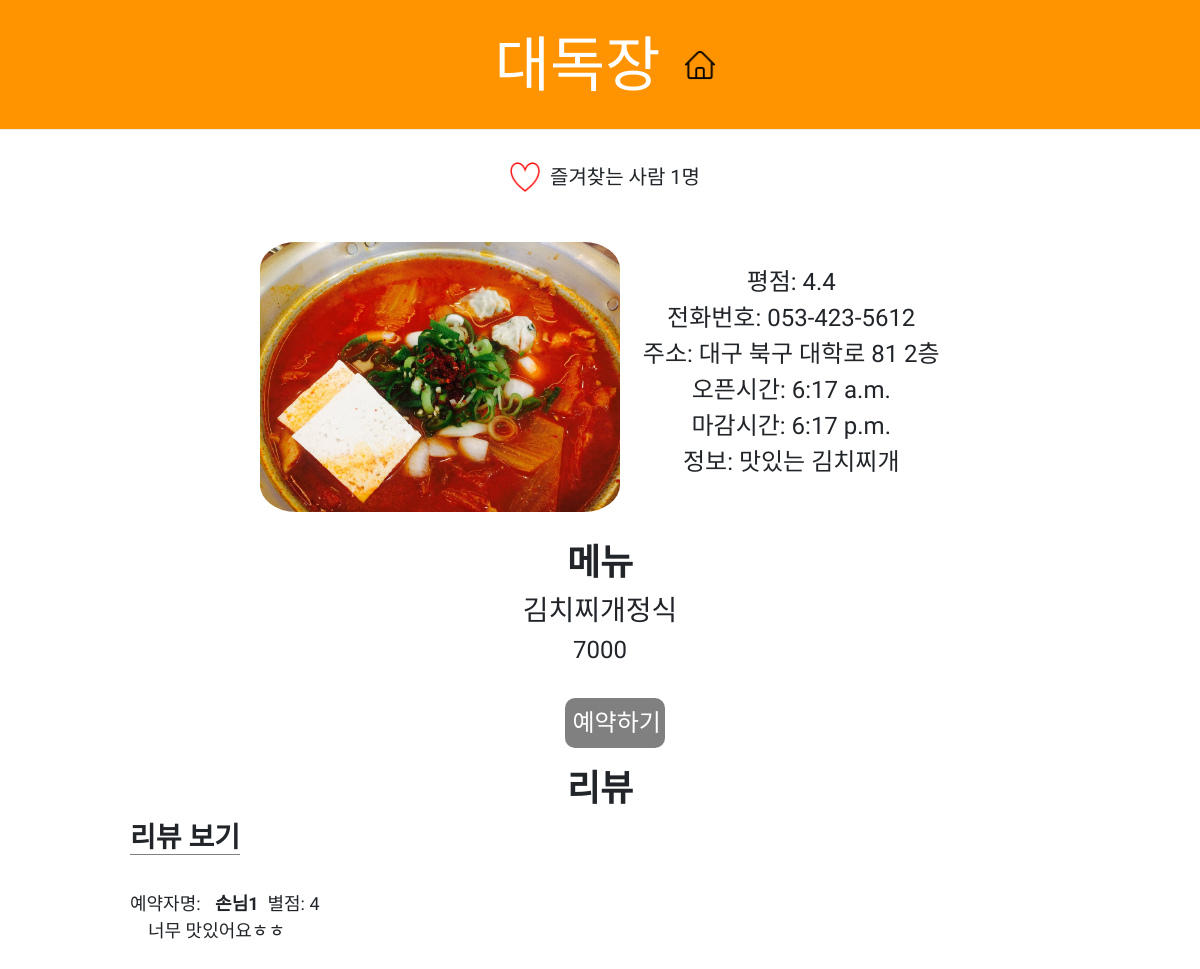
The page /restaurant/1 on the database its author committed.
### app1/models.py (models this page shows, shortened)
class Shop(models.Model):
    name=models.CharField(max_length=225)
    address=models.CharField(max_length=225)
    phone_number=models.CharField(max_length=225)
    open_time=models.TimeField()
    close_time=models.TimeField()
    category=models.CharField(max_length=225)
    description=models.TextField()
    photo=models.ImageField(upload_to='images/')
    owner=models.ForeignKey(User, on_delete=models.CASCADE, null=True)
    likes =models.ManyToManyField(
        User, # User 모델과 Shop 모델을 M : N 관계로 두겠다.
        through='Like', # Like라는 중개 모델을 통해 M : N 관계를 맺는다.
        through_fields=('shop', 'user'), # Like에 shop 속성, user 속성을 추가하겠다.
        related_name='likes' # 1 : N  관계에서 market과 연결된 comment를 가져올 때 comment_set으로 가져왔는데,
        )
    def like_count(self):
        return self.likes.count()

class Menu(models.Model):
    name=models.CharField(max_length=225)
    price=models.IntegerField()
    shop=models.ForeignKey(Shop, on_delete=models.CASCADE, null=True)
    photo=models.ImageField(upload_to='images/menu', default="")

class Review(models.Model):
    time=models.CharField(max_length=225)
    rating=models.IntegerField()
    comment=models.TextField()
    shop=models.ForeignKey(Shop, on_delete=models.CASCADE, null=True)
    user=models.ForeignKey(User, on_delete=models.CASCADE, null=True)

### account/models.py (models this page shows)
class Profile(models.Model):
    user = models.OneToOneField(User, on_delete=models.CASCADE)
    name = models.TextField(max_length=225, blank=True)
    phonenumber = models.CharField(max_length=200, blank=True)
    user_type = models.CharField(max_length=200, blank=True, default="none")
    shop_id = models.IntegerField(default=-1)

### app1/views.py (the view)
# urls.py: path('restaurant/<int:shop_id>',app1.views.restaurant, name="restaurant"),
def restaurant(request, shop_id):
    shop=get_object_or_404(Shop,pk=shop_id)
    menu=Menu.objects.filter(shop=shop)
    user=request.user
    liked=Like.objects.select_related()
    reviews=Review.objects.filter(shop=shop)
    if user is None:
        reservations = Reservation.objects.filter(customer=user)
    else:
        reservations=Reservation.objects.all()
    if shop.likes.filter(id=user.id):
        message="즐겨찾기 취소"
    else:
        message="즐겨찾기 등록"
    return render(request, 'restaurant.html',{'shop':shop,'menu':menu, 'message':message, 'reviews':reviews, 'reservations': reservations})

### app1/templates/restaurant.html (shortened to what this page needs)
{% load static %}
<!DOCTYPE html>
<html lang="en">
<head>
    <link rel="stylesheet" href="//maxcdn.bootstrapcdn.com/bootstrap/3.2.0/css/bootstrap.min.css">
    <link rel="stylesheet" href="//maxcdn.bootstrapcdn.com/bootstrap/3.2.0/css/bootstrap-theme.min.css">
    <link rel="stylesheet" href="https://stackpath.bootstrapcdn.com/bootstrap/4.3.1/css/bootstrap.min.css">
</head>
<body>
  <div class="page-header">
    <h1>{{shop.name}}&nbsp<a href="{% url 'home' %}"><img class="icon" src="/static/home.png"></a></h1>
  </div>
  <div class="header"><p class="card-title">
    <div class="favorite">
      <div style="display:flex; font-size: 2rem;" class="good">
        <div class="goodicon" style="flex: 1 1 1;">
          {% if message == "즐겨찾기 취소" %}
            <a href="{% url 'favorite' shop.id %}"><img class="icon" src="/static/heart-on.png"><p style="font-size: 50;"></p></a><div class="goodnum">
              즐겨찾는 사람 {{shop.like_count}}명
          </div>
          {% else %}
            <a href="{% url 'favorite' shop.id %}"><img class="icon" src="/static/heart-off.png"><p style="font-size: 50;"></p></a><div class="goodnum">
              즐겨찾는 사람 {{shop.like_count}}명
          </div>
        {% endif %}
        </div>
      </div>
  </div>
  </div>
    <br><br>
  <div class='restaurant_info'>
    {% if shop.photo %}
      <img src="{{shop.photo.url}}" alt="" >
    {% endif %}
    <div class="restaurant_text">
    평점: 4.4<br>
    전화번호: {{shop.phone_number}}<br>
    주소: {{shop.address}}<br>
    오픈시간: {{shop.open_time}}<br>
    마감시간: {{shop.close_time}}<br>
    정보: {{shop.description}}<br></p>
    </div>
  </div>
<br><br>
    <h2>메뉴</h2>
    {% for m in menu %}
    <div class='menu'>
        <div class="menu_name">{{m.name}}</div>
        <div class="menu_price">{{m.price}}</div>
    </div>
    {% endfor %}
    <br><br>
    <div class='reservation'>
      <a href="{% url 'reservation' shop.id%}"><input class="btn" type="button" name="reservation" value="예약하기"></a>
  </div>
    <div id = "REVIEW">
        <h2>리뷰</h2>
        <div class='review_container'>
            <span class='review_section_title'><h3>리뷰 보기</h3></span><br>
            {% for review in reviews %}
                <div class='review_component'>
                    예약자명: <span class='review_name'>{{review.user.profile.name}}&nbsp</span>
                    <span class='review_rating'>별점: {{review.rating}}</span><br>
                    <spaan class='review_comment'>{{review.comment}}</spaan>
                </div>
                <br><br>
            {% endfor %}
        </div>
    </div>
    <br><br>
</body>
</html>

### app1/templates/restaurant.html (style rules this page uses)
.page-header { height:130px; background-color: #ff9400; padding: 20px 20px 20px 40px; margin: 0; }
.page-header h1 { font-family: 'Jua', sans-serif; color: #ffffff; font-size: 45pt; text-decoration: none; text-align: center; padding:10px; }
body { font-family: 'Jua', sans-serif; text-align: center; }
.header { vertical-align: middle; }
.restaurant_info { text-align: center; vertical-align: middle; }
.restaurant_info img { width: 30%; border-radius: 10%; }
.restaurant_text { display: inline-block; font-size: 24px; vertical-align: middle; padding-left: 20px; }
.card-title { font-size:50px; font-weight: bold; padding-top: 20px; display: inline-block; }
.reservation { display: block; padding-left: auto; padding-right: auto; }
h2 { font-size:36px; font-weight:bold; }
h3 { font-size:28px; font-weight:bold; }
.good a, .goodnum, .goodicon { margin : 0 auto; justify-content: center; float: left; }
#REVIEW { font-family: 'Jua', sans-serif; }
.review_container { margin-left:10%; width: 80%; text-align: left; font-family: 'Jua', sans-serif; }
.review_section_title h3 { margin:10px; text-align: left; font-size: 28px; font-weight: bold; border-bottom: solid 1px gray; width :max-content; }
.review_component { display: inline-block; text-align: left; font-size: 18px; margin-left: 10px; margin-bottom : 10px; margin-top: 10px; }
.review_name { text-align: left; margin-left: 10px; font-weight: bold; width: 20%; }
.review_rating { width: 20%; text-align: auto; }
.review_comment { margin: 18px; }
.menu_name { font-size: 28px; }
.menu_price { font-size: 24px; }
.btn { display: inline-block; width:100px; height: 50px; border-radius: 10px; background-color:gray; color:white; font-size:24px; border:none; margin-left: 30px; margin-bottom: 20px; }
.good { display: inline-block; }
.icon { width: 30px; height: 30px; margin:0 10px 10px; }

### rows shown on the page
Shop: name "대독장", like_count "1", photo (picture), phone_number "053-423-5612", address "대구 북구 대학로 81 2층", open_time "6:17 a.m.", close_time "6:17 p.m.", description "맛있는 김치찌개"
Menu: name "김치찌개정식", price "7000"
Review: user.profile.name "손님1", rating "4", comment "너무 맛있어요ㅎㅎ"
